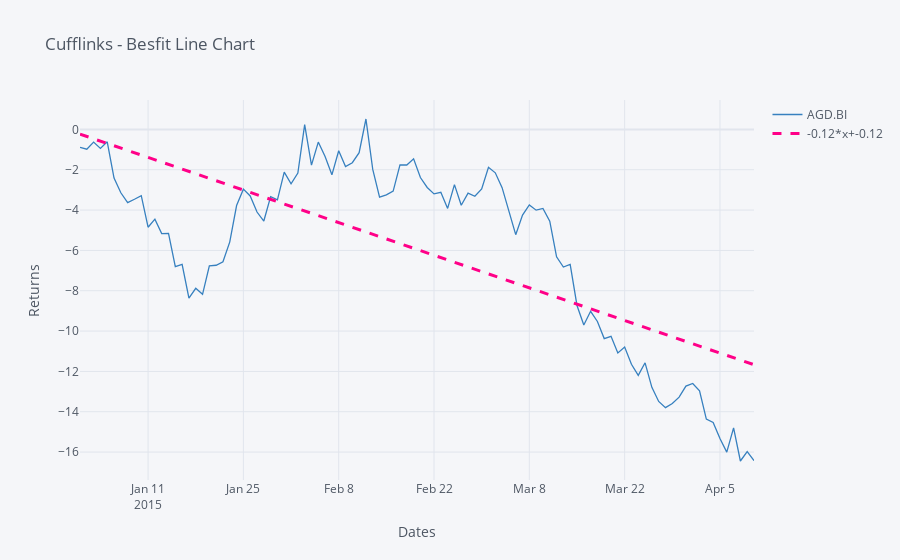

The cell this chart's notebook holds for it:
### Code cell
cf.datagen.lines(1).iplot(kind='scatter',xTitle='Dates',yTitle='Returns',title='Cufflinks - Besfit Line Chart',
                         filename='Cufflinks - Bestfit Line Chart',bestfit=True,colors=['blue'],
                         bestfit_colors=['pink'])
